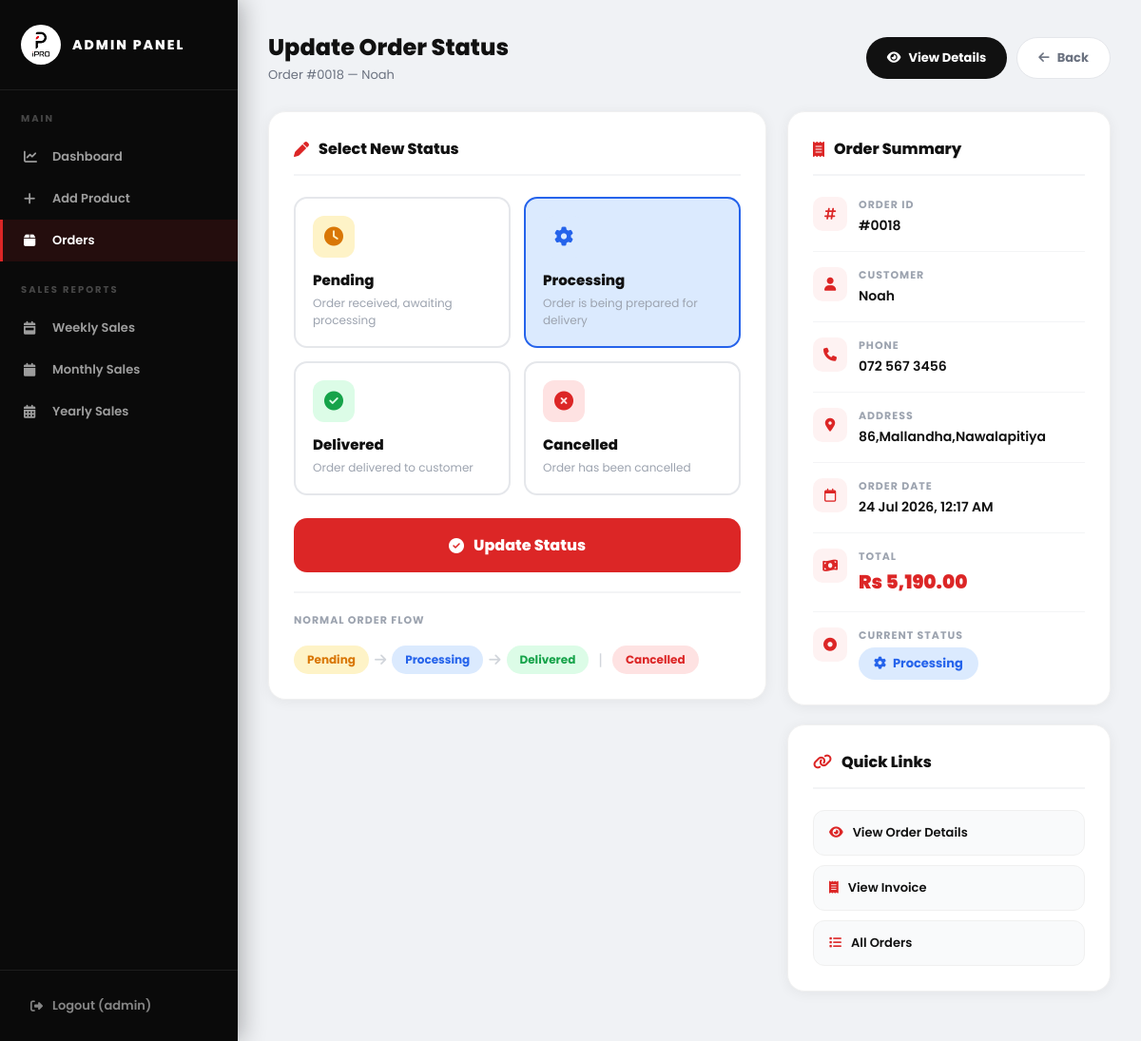
Screenshot of /admin/update_status.php?id=18 (signed in) with the database file from the repository.
### tables this page shows
CREATE TABLE `orders` (
  `id` int(11) NOT NULL,
  `user_id` int(11) DEFAULT NULL,
  `name` varchar(255) NOT NULL,
  `phone` varchar(20) NOT NULL,
  `address` text NOT NULL,
  `total` decimal(10,2) NOT NULL DEFAULT 0.00,
  `payment_method` varchar(50) DEFAULT 'Cash on Delivery',
  `status` enum('Pending','Processing','Delivered','Cancelled') NOT NULL DEFAULT 'Pending',
  `order_date` timestamp NOT NULL DEFAULT current_timestamp()
);

### admin/update_status.php (the view, shortened to what this page needs)
<?php
include '../db.php';
$order_id = (int)$_GET['id'];
$stmt = mysqli_prepare($conn,
    "SELECT * FROM orders WHERE id = ?");
mysqli_stmt_bind_param($stmt, "i", $order_id);
mysqli_stmt_execute($stmt);
$order = mysqli_fetch_assoc(
    mysqli_stmt_get_result($stmt));
$statuses = [
    'Pending' => [
        'icon'  => 'fa-clock',
        'color' => '#d97706',
        'bg'    => '#fef3c7',
        'desc'  => 'Order received, awaiting processing',
    ],
    'Processing' => [
        'icon'  => 'fa-gear',
        'color' => '#2563eb',
        'bg'    => '#dbeafe',
        'desc'  => 'Order is being prepared for delivery',
    ],
    'Delivered' => [
        'icon'  => 'fa-circle-check',
        'color' => '#16a34a',
        'bg'    => '#dcfce7',
        'desc'  => 'Order delivered to customer',
    ],
    'Cancelled' => [
        'icon'  => 'fa-circle-xmark',
        'color' => '#dc2626',
        'bg'    => '#fee2e2',
        'desc'  => 'Order has been cancelled',
    ],
];
?>
<!DOCTYPE html>
<html lang="en">
<head>
<link rel="stylesheet"
  href="https://cdnjs.cloudflare.com/ajax/libs/font-awesome/6.5.0/css/all.min.css">
</head>
<body>
<div class="admin-wrapper">
  <div class="admin-sidebar">
    <div class="sidebar-brand">
      <div class="sidebar-logo-circle">
        <img src="../images/logo.png" alt="Logo"
          onerror="this.parentElement.innerHTML=
          '<b style=\'color:#dc2626;font-size:14px;\'>iP</b>'">
      </div>
      <span>ADMIN PANEL</span>
    </div>
    <div class="sidebar-section">Main</div>
    <nav class="sidebar-nav">
      <a href="dashboard.php">
        <i class="fa-solid fa-chart-line"></i>
        Dashboard
      </a>
      <a href="../add_product.php">
        <i class="fa-solid fa-plus"></i>
        Add Product
      </a>
      <a href="orders.php" class="active">
        <i class="fa-solid fa-box"></i>
        Orders
      </a>
    </nav>
    <div class="sidebar-section">Sales Reports</div>
    <nav class="sidebar-nav">
      <a href="sales/weekly.php">
        <i class="fa-solid fa-calendar-week"></i>
        Weekly Sales
      </a>
      <a href="sales/monthly.php">
        <i class="fa-solid fa-calendar"></i>
        Monthly Sales
      </a>
      <a href="sales/yearly.php">
        <i class="fa-solid fa-calendar-days"></i>
        Yearly Sales
      </a>
    </nav>
    <div class="sidebar-logout">
      <a href="../logout.php">
        <i class="fa-solid fa-right-from-bracket"></i>
        Logout (<?= htmlspecialchars(
          $_SESSION['username']) ?>)
      </a>
    </div>
  </div>
  <div class="admin-main">
    <div class="admin-topbar">
      <div>
        <h2>Update Order Status</h2>
        <p>
          Order #<?= str_pad($order_id,4,'0',STR_PAD_LEFT) ?>
          — <?= htmlspecialchars($order['name']) ?>
        </p>
      </div>
      <div class="top-actions">
        <a href="order_details.php?id=<?= $order_id ?>"
          class="btn-action btn-dark">
          <i class="fa-solid fa-eye"></i>
          View Details
        </a>
        <a href="orders.php"
          class="btn-action btn-outline">
          <i class="fa-solid fa-arrow-left"></i>
          Back
        </a>
      </div>
    </div>
    <div class="update-layout">
      <div class="detail-card">
        <div class="card-title">
          <i class="fa-solid fa-pen"></i>
          Select New Status
        </div>
        <form method="POST">
          <div class="status-options">
            <?php foreach ($statuses as $key => $info): ?>
            <label class="status-option">
              <div class="status-option-card"
                id="card_<?= $key ?>"
                style="
                  <?= $order['status']===$key
                    ? 'border-color:'.$info['color'].
                      ';background:'.$info['bg'].';'
                    : '' ?>
                ">
                <div class="opt-icon"
                  style="background:<?= $info['bg'] ?>;
                  color:<?= $info['color'] ?>;">
                  <i class="fa-solid <?= $info['icon'] ?>
                    <?= $key==='Processing'?'fa-spin':'' ?>">
                  </i>
                </div>
                <div class="opt-name"><?= $key ?></div>
                <div class="opt-desc"><?= $info['desc'] ?></div>
              </div>
            </label>
            <?php endforeach; ?>
          </div>
          <button type="submit" name="update"
            class="update-btn">
            <i class="fa-solid fa-circle-check"></i>
            Update Status
          </button>
        </form>
        <div class="status-flow">
          <span class="flow-label">Normal Order Flow</span>
          <span class="flow-badge"
            style="background:#fef3c7;color:#d97706;">
            Pending
          </span>
          <span class="flow-arrow">
            <i class="fa-solid fa-arrow-right"></i>
          </span>
          <span class="flow-badge"
            style="background:#dbeafe;color:#2563eb;">
            Processing
          </span>
          <span class="flow-arrow">
            <i class="fa-solid fa-arrow-right"></i>
          </span>
          <span class="flow-badge"
            style="background:#dcfce7;color:#16a34a;">
            Delivered
          </span>
          <span style="color:#d1d5db;
            font-size:16px;margin:0 4px;">|</span>
          <span class="flow-badge"
            style="background:#fee2e2;color:#dc2626;">
            Cancelled
          </span>
        </div>
      </div>
      <div>
        <div class="detail-card">
          <div class="card-title">
            <i class="fa-solid fa-receipt"></i>
            Order Summary
          </div>
          <div class="info-row">
            <div class="info-icon">
              <i class="fa-solid fa-hashtag"></i>
            </div>
            <div>
              <div class="info-label">Order ID</div>
              <div class="info-value">
                #<?= str_pad($order_id,4,'0',STR_PAD_LEFT) ?>
              </div>
            </div>
          </div>
          <div class="info-row">
            <div class="info-icon">
              <i class="fa-solid fa-user"></i>
            </div>
            <div>
              <div class="info-label">Customer</div>
              <div class="info-value">
                <?= htmlspecialchars($order['name']) ?>
              </div>
            </div>
          </div>
          <div class="info-row">
            <div class="info-icon">
              <i class="fa-solid fa-phone"></i>
            </div>
            <div>
              <div class="info-label">Phone</div>
              <div class="info-value">
                <?= htmlspecialchars($order['phone']) ?>
              </div>
            </div>
          </div>
          <div class="info-row">
            <div class="info-icon">
              <i class="fa-solid fa-location-dot"></i>
            </div>
            <div>
              <div class="info-label">Address</div>
              <div class="info-value">
                <?= htmlspecialchars($order['address']) ?>
              </div>
            </div>
          </div>
          <div class="info-row">
            <div class="info-icon">
              <i class="fa-regular fa-calendar"></i>
            </div>
            <div>
              <div class="info-label">Order Date</div>
              <div class="info-value">
                <?= date('d M Y, h:i A',
                  strtotime($order['order_date'])) ?>
              </div>
            </div>
          </div>
          <div class="info-row">
            <div class="info-icon">
              <i class="fa-solid fa-money-bill-wave"></i>
            </div>
            <div>
              <div class="info-label">Total</div>
              <div class="info-value"
                style="font-size:20px;
                font-weight:900;color:#dc2626;">
                Rs <?= number_format(
                  $order['total'],2) ?>
              </div>
            </div>
          </div>
          <div class="info-row">
            <div class="info-icon">
              <i class="fa-solid fa-circle-dot"></i>
            </div>
            <div>
              <div class="info-label">
                Current Status
              </div>
              <div class="info-value"
                style="margin-top:4px;">
                <?php
                $cs = $statuses[$order['status']]
                  ?? ['bg'=>'#f3f4f6','color'=>'#6b7280',
                      'icon'=>'fa-circle'];
                ?>
                <span class="current-status-chip"
                  style="background:<?= $cs['bg'] ?>;
                  color:<?= $cs['color'] ?>;">
                  <i class="fa-solid <?= $cs['icon'] ?>"></i>
                  <?= $order['status'] ?>
                </span>
              </div>
            </div>
          </div>
        </div>
        <div class="detail-card">
          <div class="card-title">
            <i class="fa-solid fa-link"></i>
            Quick Links
          </div>
          <a href="order_details.php?id=<?= $order_id ?>"
            class="quick-link">
            <i class="fa-solid fa-eye"></i>
            View Order Details
          </a>
          <a href="../invoice.php?id=<?= $order_id ?>"
            target="_blank" class="quick-link">
            <i class="fa-solid fa-receipt"></i>
            View Invoice
          </a>
          <a href="orders.php" class="quick-link">
            <i class="fa-solid fa-list"></i>
            All Orders
          </a>
        </div>
      </div>
    </div>
  </div>
</div>
</body>
</html>

### rows the page displays
orders: name "Noah", phone "072 567 3456", address "86,Mallandha,Nawalapitiya", order_date "24 Jul 2026, 12:17 AM", total "5,190.00", status "Processing"

### other values shown
$_SESSION['username'] "admin"
str_pad($order_id,4,'0',STR_PAD_LEFT) "0018"
$key "Pending"
$info['desc'] "Order received, awaiting processing"
$key "Processing"
$info['desc'] "Order is being prepared for delivery"
$key "Delivered"
$info['desc'] "Order delivered to customer"
$key "Cancelled"
$info['desc'] "Order has been cancelled"
